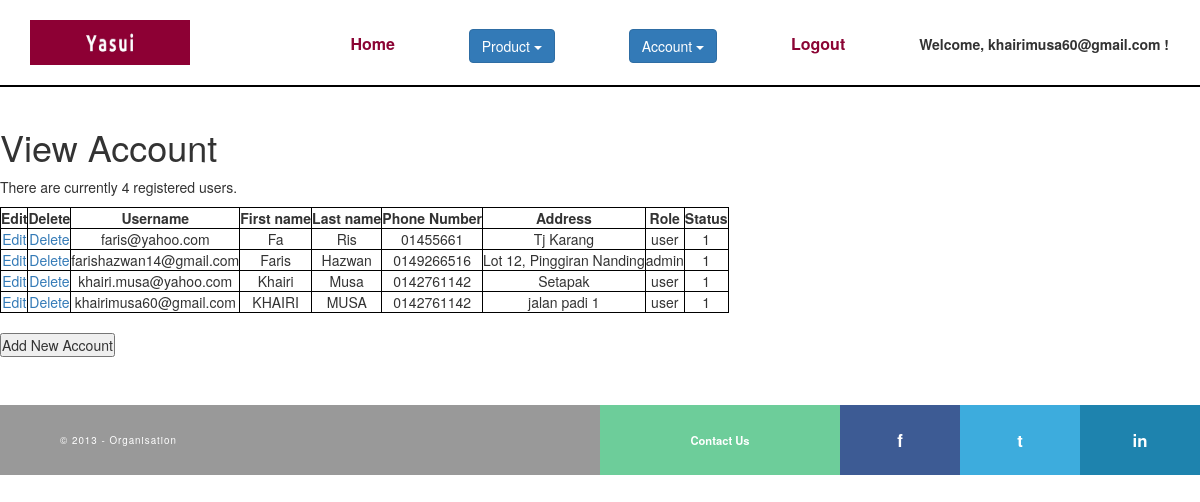
/AdminAccount.php (signed in), run on the app's committed database.
### tables this page shows
CREATE TABLE `tbluser_account` (
  `id` int(11) NOT NULL,
  `username` varchar(50) NOT NULL,
  `firstName` varchar(50) NOT NULL,
  `lastName` varchar(50) NOT NULL,
  `address` varchar(100) NOT NULL,
  `phoneNume` varchar(50) NOT NULL,
  `passwordhash` varchar(100) DEFAULT NULL,
  `role` varchar(10) DEFAULT NULL,
  `enabled` bit(1) DEFAULT NULL
);

### AdminAccount.php (the view, shortened to what this page needs)
<?php
require_once 'mysql_connection.php';
include './includes/adminheader.php';
?>
<?php
echo '<h1 id="mainhead">View Account</h1>';
$query = "SELECT * FROM tbluser_account ORDER BY username ASC";
$result = mysqli_query($dbc, $query);
$num = mysqli_num_rows($result);
if ($num > 0) {
    echo"<p>There are currently $num registered users.</p>\n";
    echo'<table align="center" cellspacing="0" cellpadding="5"> <tr><td align="left"><b>Edit</b></td><td align="left"><b>Delete</b></td><td align="left"><b>Username</b></td><td align="left"><b>First name</b></td><td align="left"><b>Last name</b></td><td align="left"><b>Phone Number</b></td><td align="left"><b>Address</b></td><td align="left"><b>Role</b></td><td align="left"><b>Status</b></td></tr>';
    while ($row = mysqli_fetch_assoc($result)) {
        echo '<tr><td align="left"><a href="editAccount.php?id=' . $row['username'] . '">Edit</a></td><td align="left"><a href="deleteAccount.php?id=' . $row['username'] . '">Delete</a></td><td align="left">' . $row['username'] . '</td><td align="left">' . $row['firstName'] . '</td><td align="left">' . $row['lastName'] . '</td><td align="left">' . $row['phoneNume'] . '</td><td align="left">' . $row['address'] . '</td><td align="left">' . $row['role'] . '</td><td align="left">' . $row['enabled'] . '</td></tr>';
    }
    echo '</table>';
} else {
    echo '<p class="error">There are currently no registered product.</p>';
}
?>
<form action="addAccount.php">
   <br/><input type="submit" value="Add New Account" name="addNewAccount" />
</form>
<?php
include './includes/footer.php';
?>

### css/style.css (style rules this page uses)
* { margin: 0; padding: 0; -moz-box-sizing: border-box; -webkit-box-sizing: border-box; box-sizing: border-box; }
html, body { font-family: Raleway, sans-serif; background-color: #fff; }
table, th, td { border: 1px solid black; text-align: center; }
* { box-sizing: border-box; }
a { color: #2196F3; }

### data on the page
tbluser_account: username "faris@yahoo.com", firstName "Fa", lastName "Ris", phoneNume "01455661", address "Tj Karang", role "user", enabled "1"
tbluser_account: username "farishazwan14@gmail.com", firstName "Faris", lastName "Hazwan", phoneNume "0149266516", address "Lot 12, Pinggiran Nanding", role "admin", enabled "1"
tbluser_account: username "khairi.musa@yahoo.com", firstName "Khairi", lastName "Musa", phoneNume "0142761142", address "Setapak", role "user", enabled "1"
tbluser_account: username "khairimusa60@gmail.com", firstName "KHAIRI", lastName "MUSA", phoneNume "0142761142", address "jalan padi 1", role "user", enabled "1"

### other printed values
$_SESSION["username"] "khairimusa60@gmail.com"
$num "4"
